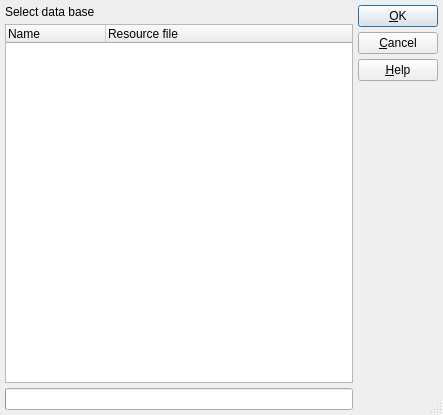
<?xml version="1.0" encoding="UTF-8"?>
<ui version="4.0">
 <exportmacro>ANANAS_EXPORT</exportmacro>
 <class>dSelectDB</class>
 <widget class="QDialog" name="dSelectDB">
  <property name="geometry">
   <rect>
    <x>0</x>
    <y>0</y>
    <width>443</width>
    <height>415</height>
   </rect>
  </property>
  <property name="windowTitle">
   <string>Information base</string>
  </property>
  <property name="sizeGripEnabled">
   <bool>true</bool>
  </property>
  <layout class="QGridLayout">
   <item row="0" column="1">
    <layout class="QVBoxLayout">
     <item>
      <widget class="QPushButton" name="buttonOk">
       <property name="text">
        <string>&amp;OK</string>
       </property>
       <property name="shortcut">
        <string/>
       </property>
       <property name="autoDefault">
        <bool>true</bool>
       </property>
       <property name="default">
        <bool>true</bool>
       </property>
      </widget>
     </item>
     <item>
      <widget class="QPushButton" name="buttonCancel">
       <property name="text">
        <string>&amp;Cancel</string>
       </property>
       <property name="shortcut">
        <string>Alt+C</string>
       </property>
       <property name="autoDefault">
        <bool>true</bool>
       </property>
      </widget>
     </item>
     <item>
      <widget class="QPushButton" name="buttonHelp">
       <property name="text">
        <string>&amp;Help</string>
       </property>
       <property name="shortcut">
        <string>Alt+H</string>
       </property>
       <property name="autoDefault">
        <bool>true</bool>
       </property>
      </widget>
     </item>
     <item>
      <spacer name="Spacer1">
       <property name="orientation">
        <enum>Qt::Vertical</enum>
       </property>
       <property name="sizeType">
        <enum>QSizePolicy::Expanding</enum>
       </property>
       <property name="sizeHint" stdset="0">
        <size>
         <width>20</width>
         <height>80</height>
        </size>
       </property>
      </spacer>
     </item>
    </layout>
   </item>
   <item row="0" column="0">
    <layout class="QVBoxLayout">
     <item>
      <widget class="QLabel" name="textLabel1">
       <property name="text">
        <string>Select data base</string>
       </property>
       <property name="wordWrap">
        <bool>false</bool>
       </property>
      </widget>
     </item>
     <item>
      <widget class="QTreeWidget" name="listDBRC">
       <property name="horizontalScrollBarPolicy">
        <enum>Qt::ScrollBarAlwaysOff</enum>
       </property>
       <property name="allColumnsShowFocus">
        <bool>true</bool>
       </property>
       <column>
        <property name="text">
         <string>Name</string>
        </property>
       </column>
       <column>
        <property name="text">
         <string>Resource file</string>
        </property>
       </column>
      </widget>
     </item>
     <item>
      <widget class="QProgressBar" name="progressBar1">
       <property name="textVisible">
        <bool>true</bool>
       </property>
      </widget>
     </item>
    </layout>
   </item>
  </layout>
 </widget>
 <layoutdefault spacing="5" margin="5"/>
 <pixmapfunction>qPixmapFromMimeSource</pixmapfunction>
 <includes>
  <include location="local">ananasglobal.h</include>
  <include location="local">QMenuBar</include>
  <include location="local">qsettings.h</include>
  <include location="local">rclistviewitem.h</include>
  <include location="local">qmessagebox.h</include>
 </includes>
 <resources/>
 <connections>
  <connection>
   <sender>buttonOk</sender>
   <signal>clicked()</signal>
   <receiver>dSelectDB</receiver>
   <slot>onOK()</slot>
   <hints>
    <hint type="sourcelabel">
     <x>20</x>
     <y>20</y>
    </hint>
    <hint type="destinationlabel">
     <x>20</x>
     <y>20</y>
    </hint>
   </hints>
  </connection>
  <connection>
   <sender>buttonCancel</sender>
   <signal>clicked()</signal>
   <receiver>dSelectDB</receiver>
   <slot>onCancel()</slot>
   <hints>
    <hint type="sourcelabel">
     <x>20</x>
     <y>20</y>
    </hint>
    <hint type="destinationlabel">
     <x>20</x>
     <y>20</y>
    </hint>
   </hints>
  </connection>
  <connection>
   <sender>listDBRC</sender>
   <signal>itemClicked(QTreeWidgetItem*,int)</signal>
   <receiver>dSelectDB</receiver>
   <slot>itemSelect(QTreeWidgetItem*,int)</slot>
   <hints>
    <hint type="sourcelabel">
     <x>20</x>
     <y>20</y>
    </hint>
    <hint type="destinationlabel">
     <x>20</x>
     <y>20</y>
    </hint>
   </hints>
  </connection>
  <connection>
   <sender>buttonHelp</sender>
   <signal>clicked()</signal>
   <receiver>dSelectDB</receiver>
   <slot>onHelp()</slot>
   <hints>
    <hint type="sourcelabel">
     <x>20</x>
     <y>20</y>
    </hint>
    <hint type="destinationlabel">
     <x>20</x>
     <y>20</y>
    </hint>
   </hints>
  </connection>
  <connection>
   <sender>listDBRC</sender>
   <signal>itemDoubleClicked(QTreeWidgetItem*,int)</signal>
   <receiver>dSelectDB</receiver>
   <slot>onDblClick(QTreeWidgetItem*,int)</slot>
   <hints>
    <hint type="sourcelabel">
     <x>179</x>
     <y>203</y>
    </hint>
    <hint type="destinationlabel">
     <x>221</x>
     <y>207</y>
    </hint>
   </hints>
  </connection>
 </connections>
 <slots>
  <slot>onOK()</slot>
  <slot>onDblClick(QTreeWidgetItem*,int)</slot>
  <slot>itemSelect(QTreeWidgetItem*,int)</slot>
 </slots>
</ui>
